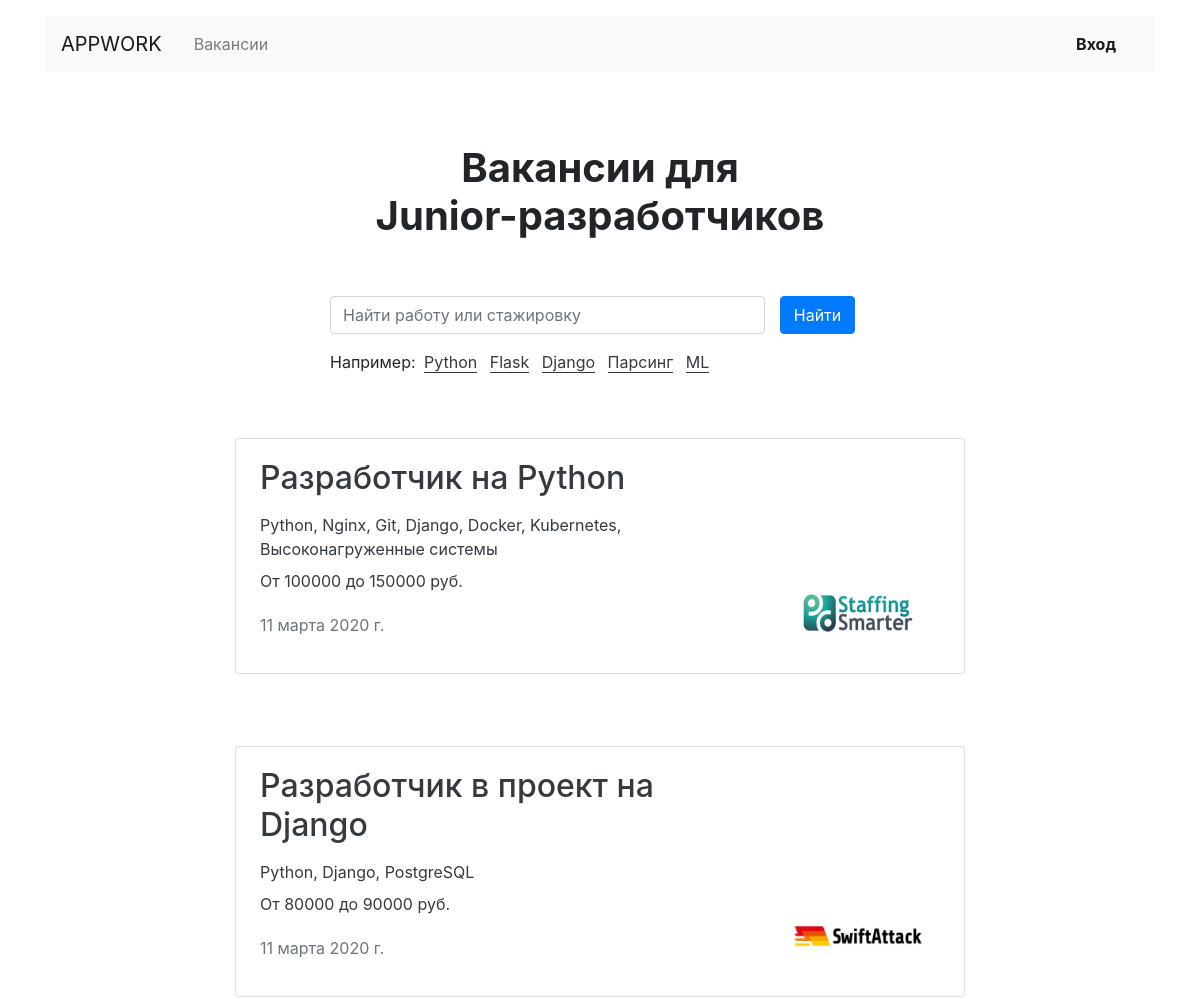
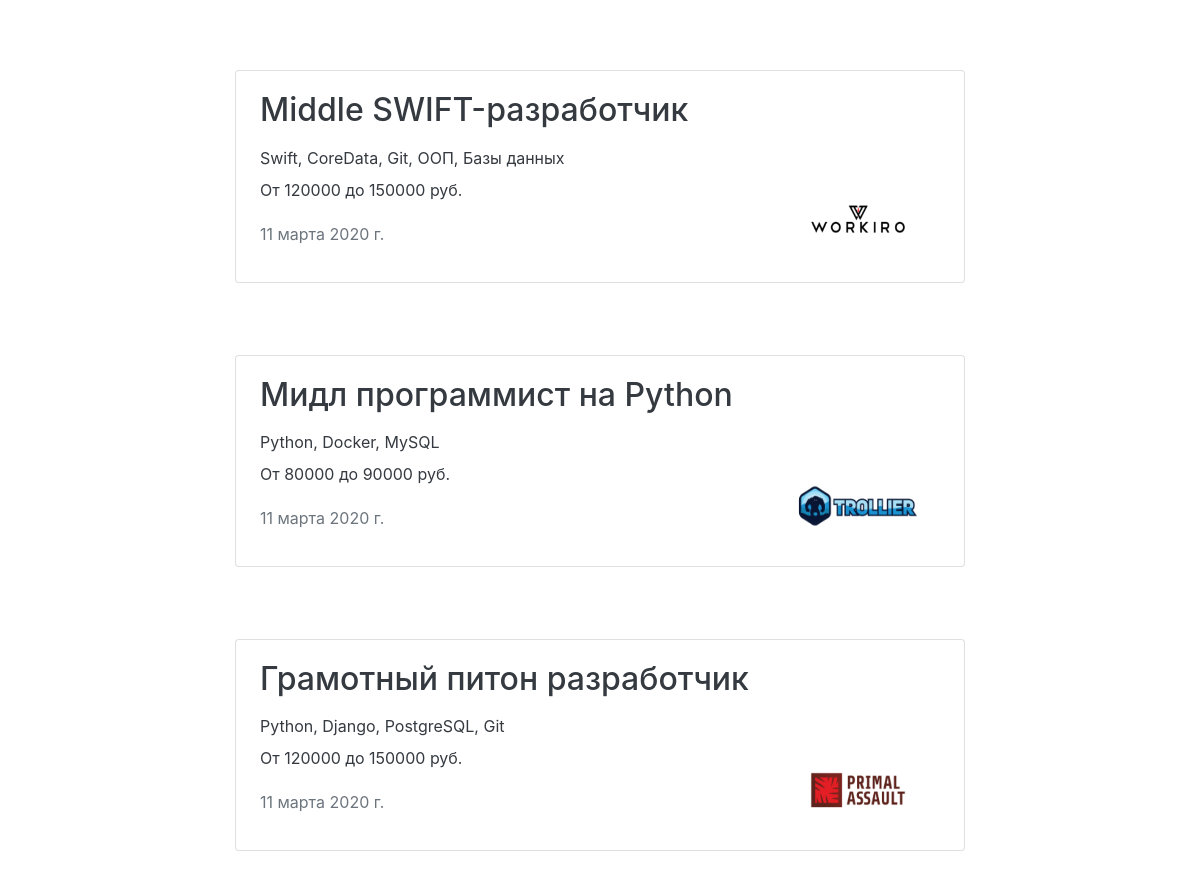
The app's page /search/ with its own data (2 pictures, top to bottom).
### vacancy/models.py (models this page shows, shortened)
class Vacancy(Model):
    title = CharField(max_length=100)
    specialty = ForeignKey('Specialty', on_delete=CASCADE, related_name='vacancies')
    company = ForeignKey('Company', on_delete=CASCADE, related_name='vacancies')
    skills = TextField()
    description = TextField()
    salary_min = IntegerField()
    salary_max = IntegerField()
    published_at = DateField()

class Company(Model):
    name = CharField(max_length=100)
    location = CharField(max_length=100)
    logo = ImageField(upload_to='company_images/')
    description = TextField()
    employee_count = IntegerField()
    owner = OneToOneField(User, on_delete=CASCADE, default=None, null=True)

### vacancy/views.py (the view)
# urls.py: path('search/', SearchView.as_view(), name='search'),
class SearchView(ListView):
    model = Vacancy
    context_object_name = 'vacancies'
    template_name = 'vacancy/search.html'
    def get_queryset(self):
        query = self.request.GET.get('s')
        if query:
            return Vacancy.objects.filter(title__icontains=query) | Vacancy.objects.filter(skills__icontains=query) \
                   | Vacancy.objects.filter(description__icontains=query)
        else:
            return Vacancy.objects.all()

### vacancy/templates/vacancy/search.html
{% extends 'vacancy/base.html' %}
{% block container %}
    <main class="container mt-3">
        <section>
            <h1 class="h1 text-center mx-auto mt-4 py-5"><strong>Вакансии для <br>Junior-разработчиков</strong></h1>
            <div class="row">
                <div class="col-12 col-md-8 col-lg-6 offset-lg-3 offset-md-2">
                    <form method="GET" action="" id="" class="form-inline mb-3">
                        <div class="form-group col-8 col-md-10 pl-0">
                            <input class="form-control w-100" name="s" type="search" value="{{ request.GET.s }}"
                                   placeholder="Найти работу или стажировку"
                                   aria-label="Найти работу или стажировку"/>
                        </div>
                        <div class="form-group col-4 col-md-2 pl-0">
                            <button class="btn btn-primary wide w-100" type="submit">Найти</button>
                        </div>
                    </form>
                    <p>Например:
                        <a href="?s=Python"
                           class="text-dark border-bottom border-dark m-1 text-decoration-none">Python</a>
                        <a href="?s=Flask"
                           class="text-dark border-bottom border-dark m-1 text-decoration-none">Flask</a>
                        <a href="?s=Django"
                           class="text-dark border-bottom border-dark m-1 text-decoration-none">Django</a>
                        <a href="?s=Парсинг" class="text-dark border-bottom border-dark m-1 text-decoration-none">Парсинг</a>
                        <a href="?s=ML" class="text-dark border-bottom border-dark m-1 text-decoration-none">ML</a>
                    </p>
                </div>
            </div>
            {% if vacancies %}
                {% for vacancy in vacancies %}
                    <a class="text-dark text-decoration-none" href="{% url 'vacancy' vacancy.id %}">
                        <div class="row mt-5">
                            <div class="col-12 col-lg-8 offset-lg-2 m-auto">
                                <div class="card mb-4">
                                    <div class="card-body px-4">
                                        <div class="row">
                                            <div class="col-12 col-md-8 col-lg-9">
                                                <h2 class="h2 pb-2">{{ vacancy.title }}</h2>
                                                <p class="mb-2">{{ vacancy.skills }}</p>
                                                <p>От {{ vacancy.salary_min }} до {{ vacancy.salary_max }} руб.</p>
                                                <p class="text-muted pt-1">{{ vacancy.published_at }}</p>
                                            </div>
                                            <div class="col-12 col-md-4 col-lg-3 d-flex align-items-end">
                                                <img src="{{ vacancy.company.logo.url }}" width="130" height="80" alt="">
                                            </div>
                                        </div>
                                    </div>
                                </div>
                            </div>
                        </div>
                    </a>
                {% endfor %}
            {% else %}
                <h3 class="text-center mt-5">По запросу «{{ request.GET.s }}» ничего не найдено</h3>
            {% endif %}
        </section>
    </main>
{% endblock %}

### records on screen
Vacancy: title "Разработчик на Python", skills "Python, Nginx, Git, Django, Docker, Kubernetes, Высоконагруженные системы", salary_min "100000", salary_max "150000", published_at "11 марта 2020 г.", company.logo (picture)
Vacancy: title "Разработчик в проект на Django", skills "Python, Django, PostgreSQL", salary_min "80000", salary_max "90000", published_at "11 марта 2020 г.", company.logo (picture)
Vacancy: title "Middle SWIFT-разработчик", skills "Swift, CoreData, Git, ООП, Базы данных", salary_min "120000", salary_max "150000", published_at "11 марта 2020 г.", company.logo (picture)
Vacancy: title "Мидл программист на Python", skills "Python, Docker, MySQL", salary_min "80000", salary_max "90000", published_at "11 марта 2020 г.", company.logo (picture)
Vacancy: title "Грамотный питон разработчик", skills "Python, Django, PostgreSQL, Git", salary_min "120000", salary_max "150000", published_at "11 марта 2020 г.", company.logo (picture)
